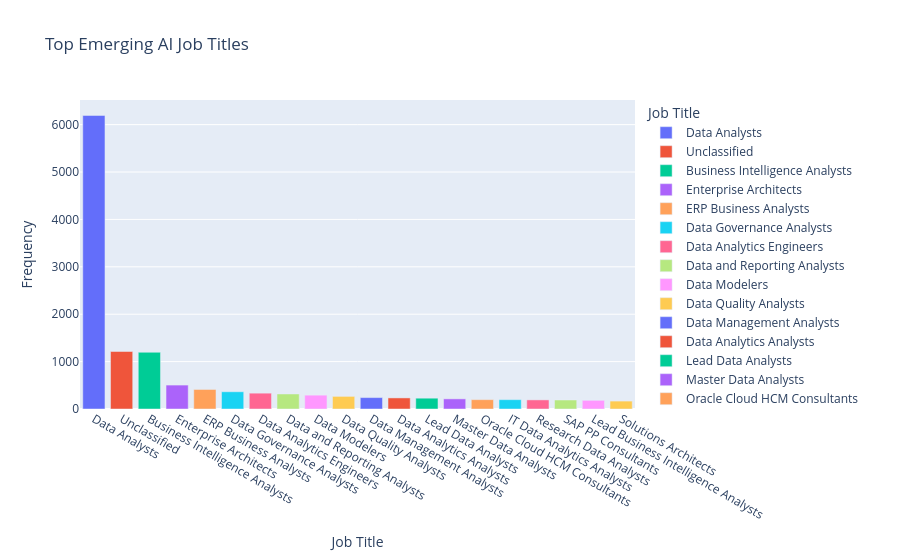

Here is the notebook cell this chart was saved with:
### Markdown cell above
### Q4: Emerging AI Job

### Code cell
df = pd.read_csv("data/cleaned_data.csv")
job_title_counts = df[df['AI_JOB']]['TITLE_NAME'].value_counts().head(20).reset_index()
job_title_counts.columns = ['Job_Title', 'Count']

fig = px.bar(job_title_counts, x='Job_Title', y='Count',
             title="Top Emerging AI Job Titles",
             labels={'Job_Title': 'Job Title', 'Count': 'Frequency'},
             color='Job_Title')

fig.show()

fig.write_html("figures/7_chart.html")

### Figure 1 — Plotly figure (JSON) as saved in the notebook; plotly's stock layout.template omitted (floating-point values rounded to 4 significant figures)
{"data": [{"hovertemplate": "Job Title=%{x}<br>Frequency=%{y}<extra></extra>", "legendgroup": "Data Analysts", "marker": {"color": "#636efa", "pattern": {"shape": ""}}, "name": "Data Analysts", "orientation": "v", "showlegend": true, "textposition": "auto", "type": "bar", "x": ["Data Analysts"], "xaxis": "x", "y": [6194], "yaxis": "y"}, {"hovertemplate": "Job Title=%{x}<br>Frequency=%{y}<extra></extra>", "legendgroup": "Unclassified", "marker": {"color": "#EF553B", "pattern": {"shape": ""}}, "name": "Unclassified", "orientation": "v", "showlegend": true, "textposition": "auto", "type": "bar", "x": ["Unclassified"], "xaxis": "x", "y": [1214], "yaxis": "y"}, {"hovertemplate": "Job Title=%{x}<br>Frequency=%{y}<extra></extra>", "legendgroup": "Business Intelligence Analysts", "marker": {"color": "#00cc96", "pattern": {"shape": ""}}, "name": "Business Intelligence Analysts", "orientation": "v", "showlegend": true, "textposition": "auto", "type": "bar", "x": ["Business Intelligence Analysts"], "xaxis": "x", "y": [1197], "yaxis": "y"}, {"hovertemplate": "Job Title=%{x}<br>Frequency=%{y}<extra></extra>", "legendgroup": "Enterprise Architects", "marker": {"color": "#ab63fa", "pattern": {"shape": ""}}, "name": "Enterprise Architects", "orientation": "v", "showlegend": true, "textposition": "auto", "type": "bar", "x": ["Enterprise Architects"], "xaxis": "x", "y": [505], "yaxis": "y"}, {"hovertemplate": "Job Title=%{x}<br>Frequency=%{y}<extra></extra>", "legendgroup": "ERP Business Analysts", "marker": {"color": "#FFA15A", "pattern": {"shape": ""}}, "name": "ERP Business Analysts", "orientation": "v", "showlegend": true, "textposition": "auto", "type": "bar", "x": ["ERP Business Analysts"], "xaxis": "x", "y": [412], "yaxis": "y"}, {"hovertemplate": "Job Title=%{x}<br>Frequency=%{y}<extra></extra>", "legendgroup": "Data Governance Analysts", "marker": {"color": "#19d3f3", "pattern": {"shape": ""}}, "name": "Data Governance Analysts", "orientation": "v", "showlegend": true, "textposition": "auto", "type": "bar", "x": ["Data Governance Analysts"], "xaxis": "x", "y": [364], "yaxis": "y"}, {"hovertemplate": "Job Title=%{x}<br>Frequency=%{y}<extra></extra>", "legendgroup": "Data Analytics Engineers", "marker": {"color": "#FF6692", "pattern": {"shape": ""}}, "name": "Data Analytics Engineers", "orientation": "v", "showlegend": true, "textposition": "auto", "type": "bar", "x": ["Data Analytics Engineers"], "xaxis": "x", "y": [334], "yaxis": "y"}, {"hovertemplate": "Job Title=%{x}<br>Frequency=%{y}<extra></extra>", "legendgroup": "Data and Reporting Analysts", "marker": {"color": "#B6E880", "pattern": {"shape": ""}}, "name": "Data and Reporting Analysts", "orientation": "v", "showlegend": true, "textposition": "auto", "type": "bar", "x": ["Data and Reporting Analysts"], "xaxis": "x", "y": [317], "yaxis": "y"}, {"hovertemplate": "Job Title=%{x}<br>Frequency=%{y}<extra></extra>", "legendgroup": "Data Modelers", "marker": {"color": "#FF97FF", "pattern": {"shape": ""}}, "name": "Data Modelers", "orientation": "v", "showlegend": true, "textposition": "auto", "type": "bar", "x": ["Data Modelers"], "xaxis": "x", "y": [292], "yaxis": "y"}, {"hovertemplate": "Job Title=%{x}<br>Frequency=%{y}<extra></extra>", "legendgroup": "Data Quality Analysts", "marker": {"color": "#FECB52", "pattern": {"shape": ""}}, "name": "Data Quality Analysts", "orientation": "v", "showlegend": true, "textposition": "auto", "type": "bar", "x": ["Data Quality Analysts"], "xaxis": "x", "y": [266], "yaxis": "y"}, {"hovertemplate": "Job Title=%{x}<br>Frequency=%{y}<extra></extra>", "legendgroup": "Data Management Analysts", "marker": {"color": "#636efa", "pattern": {"shape": ""}}, "name": "Data Management Analysts", "orientation": "v", "showlegend": true, "textposition": "auto", "type": "bar", "x": ["Data Management Analysts"], "xaxis": "x", "y": [241], "yaxis": "y"}, {"hovertemplate": "Job Title=%{x}<br>Frequency=%{y}<extra></extra>", "legendgroup": "Data Analytics Analysts", "marker": {"color": "#EF553B", "pattern": {"shape": ""}}, "name": "Data Analytics Analysts", "orientation": "v", "showlegend": true, "textposition": "auto", "type": "bar", "x": ["Data Analytics Analysts"], "xaxis": "x", "y": [234], "yaxis": "y"}, {"hovertemplate": "Job Title=%{x}<br>Frequency=%{y}<extra></extra>", "legendgroup": "Lead Data Analysts", "marker": {"color": "#00cc96", "pattern": {"shape": ""}}, "name": "Lead Data Analysts", "orientation": "v", "showlegend": true, "textposition": "auto", "type": "bar", "x": ["Lead Data Analysts"], "xaxis": "x", "y": [228], "yaxis": "y"}, {"hovertemplate": "Job Title=%{x}<br>Frequency=%{y}<extra></extra>", "legendgroup": "Master Data Analysts", "marker": {"color": "#ab63fa", "pattern": {"shape": ""}}, "name": "Master Data Analysts", "orientation": "v", "showlegend": true, "textposition": "auto", "type": "bar", "x": ["Master Data Analysts"], "xaxis": "x", "y": [214], "yaxis": "y"}, {"hovertemplate": "Job Title=%{x}<br>Frequency=%{y}<extra></extra>", "legendgroup": "Oracle Cloud HCM Consultants", "marker": {"color": "#FFA15A", "pattern": {"shape": ""}}, "name": "Oracle Cloud HCM Consultants", "orientation": "v", "showlegend": true, "textposition": "auto", "type": "bar", "x": ["Oracle Cloud HCM Consultants"], "xaxis": "x", "y": [197], "yaxis": "y"}, {"hovertemplate": "Job Title=%{x}<br>Frequency=%{y}<extra></extra>", "legendgroup": "IT Data Analytics Analysts", "marker": {"color": "#19d3f3", "pattern": {"shape": ""}}, "name": "IT Data Analytics Analysts", "orientation": "v", "showlegend": true, "textposition": "auto", "type": "bar", "x": ["IT Data Analytics Analysts"], "xaxis": "x", "y": [197], "yaxis": "y"}, {"hovertemplate": "Job Title=%{x}<br>Frequency=%{y}<extra></extra>", "legendgroup": "Research Data Analysts", "marker": {"color": "#FF6692", "pattern": {"shape": ""}}, "name": "Research Data Analysts", "orientation": "v", "showlegend": true, "textposition": "auto", "type": "bar", "x": ["Research Data Analysts"], "xaxis": "x", "y": [192], "yaxis": "y"}, {"hovertemplate": "Job Title=%{x}<br>Frequency=%{y}<extra></extra>", "legendgroup": "SAP PP Consultants", "marker": {"color": "#B6E880", "pattern": {"shape": ""}}, "name": "SAP PP Consultants", "orientation": "v", "showlegend": true, "textposition": "auto", "type": "bar", "x": ["SAP PP Consultants"], "xaxis": "x", "y": [190], "yaxis": "y"}, {"hovertemplate": "Job Title=%{x}<br>Frequency=%{y}<extra></extra>", "legendgroup": "Lead Business Intelligence Analysts", "marker": {"color": "#FF97FF", "pattern": {"shape": ""}}, "name": "Lead Business Intelligence Analysts", "orientation": "v", "showlegend": true, "textposition": "auto", "type": "bar", "x": ["Lead Business Intelligence Analysts"], "xaxis": "x", "y": [183], "yaxis": "y"}, {"hovertemplate": "Job Title=%{x}<br>Frequency=%{y}<extra></extra>", "legendgroup": "Solutions Architects", "marker": {"color": "#FECB52", "pattern": {"shape": ""}}, "name": "Solutions Architects", "orientation": "v", "showlegend": true, "textposition": "auto", "type": "bar", "x": ["Solutions Architects"], "xaxis": "x", "y": [167], "yaxis": "y"}], "layout": {"barmode": "relative", "legend": {"title": {"text": "Job Title"}, "tracegroupgap": 0}, "title": {"text": "Top Emerging AI Job Titles"}, "xaxis": {"anchor": "y", "categoryarray": ["Data Analysts", "Unclassified", "Business Intelligence Analysts", "Enterprise Architects", "ERP Business Analysts", "Data Governance Analysts", "Data Analytics Engineers", "Data and Reporting Analysts", "Data Modelers", "Data Quality Analysts", "Data Management Analysts", "Data Analytics Analysts", "Lead Data Analysts", "Master Data Analysts", "Oracle Cloud HCM Consultants", "IT Data Analytics Analysts", "Research Data Analysts", "SAP PP Consultants", "Lead Business Intelligence Analysts", "Solutions Architects"], "categoryorder": "array", "domain": [0, 1], "title": {"text": "Job Title"}}, "yaxis": {"anchor": "x", "domain": [0, 1], "title": {"text": "Frequency"}}}}
